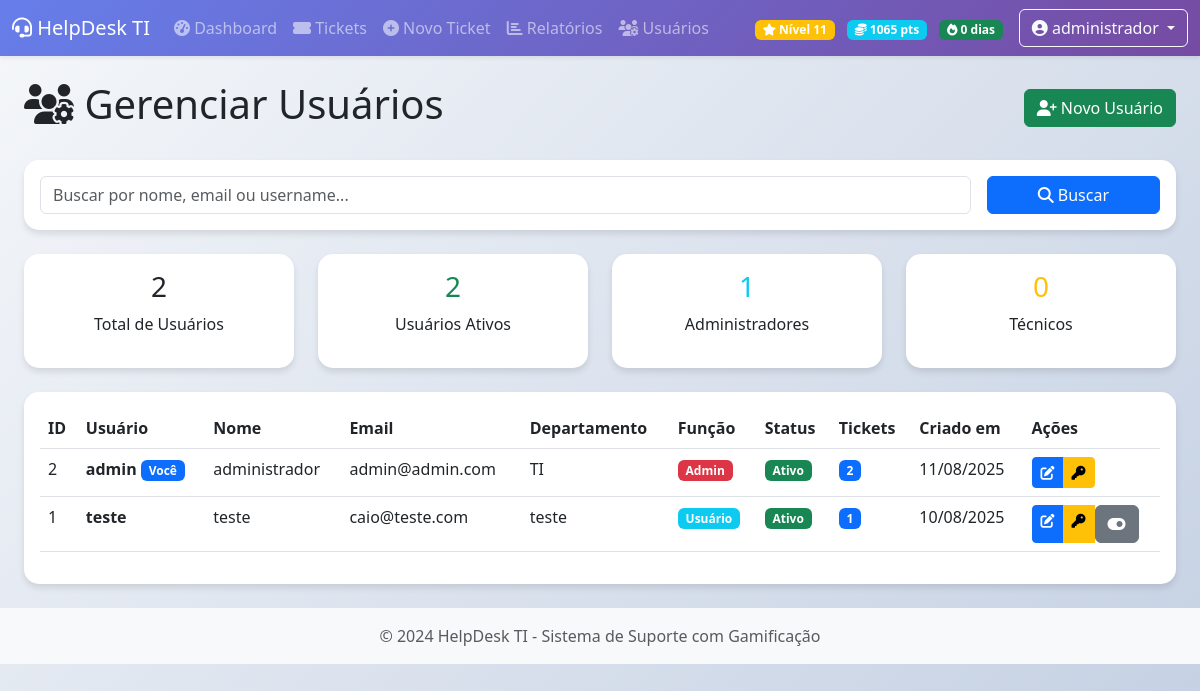
The app's page /admin/users (signed in), older data.
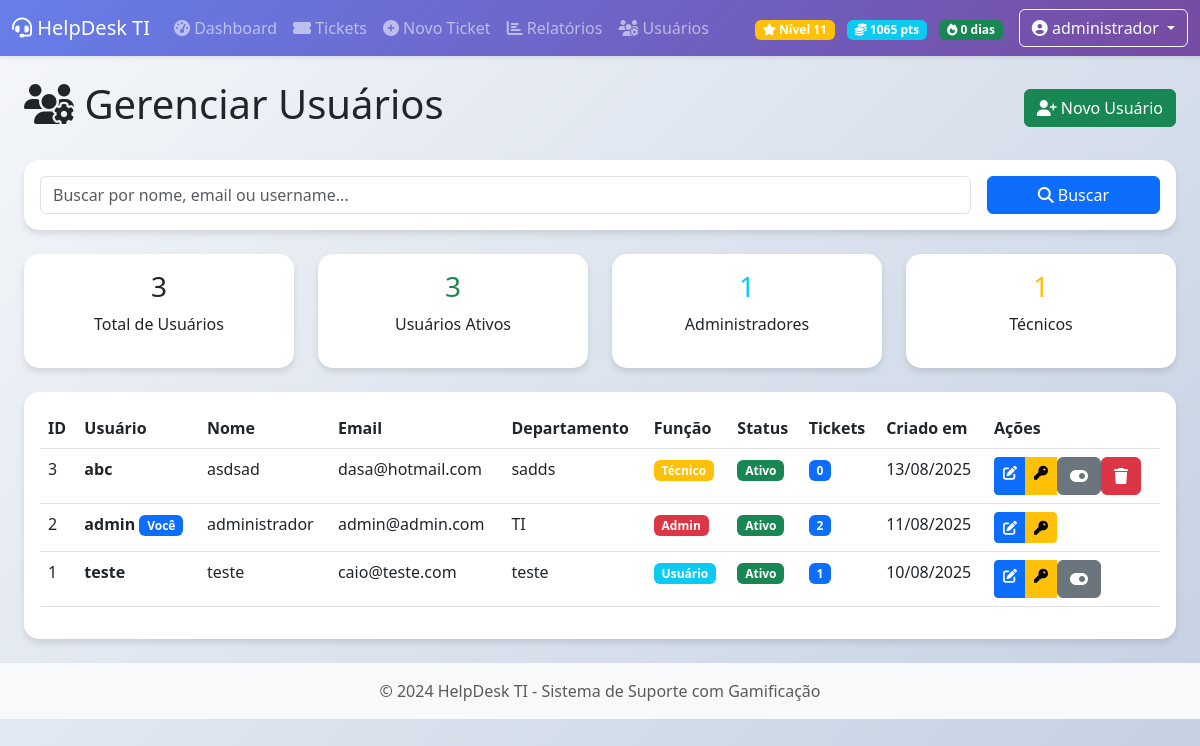
The same page, newer data.
### app.py (models this page shows, shortened)
class User(UserMixin, db.Model):
    id = db.Column(db.Integer, primary_key=True)
    username = db.Column(db.String(80), unique=True, nullable=False)
    email = db.Column(db.String(120), unique=True, nullable=False)
    password_hash = db.Column(db.String(200), nullable=False)
    full_name = db.Column(db.String(200), nullable=False)
    role = db.Column(db.String(50), default='user')  # admin, technician, user
    department = db.Column(db.String(100))
    is_active = db.Column(db.Boolean, default=True)
    created_at = db.Column(db.DateTime, default=datetime.utcnow)
    created_by = db.Column(db.Integer, db.ForeignKey('user.id'))
    last_login = db.Column(db.DateTime)
    points = db.Column(db.Integer, default=0)
    level = db.Column(db.Integer, default=1)
    badges = db.Column(db.Text, default='[]')
    streak_days = db.Column(db.Integer, default=0)
    creator = db.relationship('User', remote_side=[id], backref='created_users')
    @property
    def tickets_count(self):
        return Ticket.query.filter_by(user_id=self.id).count()

### app.py (the view, shortened to what this page needs)
@app.route('/admin/users')
@admin_required
def admin_users():
    page = request.args.get('page', 1, type=int)
    search = request.args.get('search', '')
    query = User.query
    users = query.order_by(User.created_at.desc()).paginate(page=page, per_page=20, error_out=False)
    return render_template('admin/users.html', users=users, search=search)

### app.py (called while the page is built)
def admin_required(f):
    @wraps(f)
    @login_required
    def decorated_function(*args, **kwargs):
        if not current_user.is_authenticated or current_user.role != 'admin':
            flash('Acesso negado. Apenas administradores.', 'danger')
            return redirect(url_for('dashboard'))
        return f(*args, **kwargs)
    return decorated_function

@login_manager.user_loader
def load_user(user_id):
    return User.query.get(int(user_id))

@app.context_processor
def inject_globals():
    return {
        'category_icons': {
            'hardware': 'fa-desktop',
            'software': 'fa-code',
            'network': 'fa-network-wired',
            'printer': 'fa-print',
            'email': 'fa-envelope',
            'access': 'fa-key',
            'other': 'fa-question-circle'
        }
    }

### templates/admin/users.html (shortened to what the changed rows need)
{% extends "base.html" %}
{% block content %}
<div class="container-fluid">
    <div class="d-flex justify-content-between align-items-center mb-4">
        <h1><i class="fas fa-users-cog"></i> Gerenciar Usuários</h1>
    </div>
    <div class="row mb-4">
        <div class="col-md-3">
            <div class="card text-center">
                <div class="card-body">
                    <h3>{{ users.total }}</h3>
                    <p>Total de Usuários</p>
                </div>
            </div>
        </div>
        <div class="col-md-3">
            <div class="card text-center">
                <div class="card-body">
                    <h3 class="text-success">{{ users.items|selectattr('is_active')|list|length }}</h3>
                    <p>Usuários Ativos</p>
                </div>
            </div>
        </div>
        <div class="col-md-3">
            <div class="card text-center">
                <div class="card-body">
                    <h3 class="text-warning">{{ users.items|selectattr('role', 'equalto', 'technician')|list|length }}</h3>
                    <p>Técnicos</p>
                </div>
            </div>
        </div>
    </div>
    <div class="card">
        <div class="card-body">
            <div class="table-responsive">
                <table class="table table-hover">
                    <thead>
                        <tr>
                            <th>ID</th>
                            <th>Usuário</th>
                            <th>Nome</th>
                            <th>Email</th>
                            <th>Departamento</th>
                            <th>Função</th>
                            <th>Status</th>
                            <th>Tickets</th>
                            <th>Criado em</th>
                            <th>Ações</th>
                        </tr>
                    </thead>
                    <tbody>
                        {% for user in users.items %}
                        <tr>
                            <td>{{ user.id }}</td>
                            <td>
                                <strong>{{ user.username }}</strong>
                                {% if user.id == current_user.id %}
                                <span class="badge bg-primary">Você</span>
                                {% endif %}
                            </td>
                            <td>{{ user.full_name }}</td>
                            <td>{{ user.email }}</td>
                            <td>{{ user.department }}</td>
                            <td>
                                {% if user.role == 'admin' %}
                                    <span class="badge bg-danger">Admin</span>
                                {% elif user.role == 'technician' %}
                                    <span class="badge bg-warning">Técnico</span>
                                {% else %}
                                    <span class="badge bg-info">Usuário</span>
                                {% endif %}
                            </td>
                            <td>
                                {% if user.is_active %}
                                    <span class="badge bg-success">Ativo</span>
                                {% else %}
                                    <span class="badge bg-secondary">Inativo</span>
                                {% endif %}
                            </td>
                            <td>
                                <span class="badge bg-primary">{{ user.tickets_count }}</span>
                            </td>
                            <td>{{ user.created_at.strftime('%d/%m/%Y') }}</td>
                            <td>
                                <div class="btn-group btn-group-sm">
                                    <a href="{{ url_for('admin_edit_user', user_id=user.id) }}"
                                       class="btn btn-primary" title="Editar">
                                        <i class="fas fa-edit"></i>
                                    </a>
                                    <a href="{{ url_for('admin_reset_password', user_id=user.id) }}"
                                       class="btn btn-warning" title="Resetar Senha">
                                        <i class="fas fa-key"></i>
                                    </a>
                                    {% if user.id != current_user.id %}
                                    <form method="POST" action="{{ url_for('admin_toggle_user_status', user_id=user.id) }}" style="display: inline;">
                                        <button type="submit" class="btn btn-secondary"
                                                title="{% if user.is_active %}Desativar{% else %}Ativar{% endif %}">
                                            {% if user.is_active %}
                                                <i class="fas fa-toggle-on"></i>
                                            {% else %}
                                                <i class="fas fa-toggle-off"></i>
                                            {% endif %}
                                        </button>
                                    </form>
                                    {% if user.tickets_count == 0 %}
                                    <form method="POST" action="{{ url_for('admin_delete_user', user_id=user.id) }}"
                                          style="display: inline;"
                                          onsubmit="return confirm('Tem certeza que deseja deletar este usuário?');">
                                        <button type="submit" class="btn btn-danger" title="Deletar">
                                            <i class="fas fa-trash"></i>
                                        </button>
                                    </form>
                                    {% endif %}
                                    {% endif %}
                                </div>
                            </td>
                        </tr>
                        {% endfor %}
                    </tbody>
                </table>
            </div>
        </div>
    </div>
</div>
{% endblock %}

### templates/base.html (shortened to what this page needs)
<!DOCTYPE html>
<html lang="pt-BR">
<head>
    <link href="https://cdn.jsdelivr.net/npm/bootstrap@5.3.0/dist/css/bootstrap.min.css" rel="stylesheet">
    <link rel="stylesheet" href="https://cdnjs.cloudflare.com/ajax/libs/font-awesome/6.4.0/css/all.min.css">
    <link rel="stylesheet" href="{{ url_for('static', filename='css/style.css') }}">
</head>
<body>
    <nav class="navbar navbar-expand-lg navbar-dark bg-gradient-primary shadow-sm">
        <div class="container-fluid">
            <a class="navbar-brand" href="{{ url_for('dashboard') }}">
                <i class="fas fa-headset"></i> HelpDesk TI
            </a>
            {% if current_user.is_authenticated %}
            <div class="collapse navbar-collapse" id="navbarNav">
                <ul class="navbar-nav me-auto">
                    <li class="nav-item">
                        <a class="nav-link" href="{{ url_for('dashboard') }}">
                            <i class="fas fa-tachometer-alt"></i> Dashboard
                        </a>
                    </li>
                    <li class="nav-item">
                        <a class="nav-link" href="{{ url_for('tickets_list') }}">
                            <i class="fas fa-ticket-alt"></i> Tickets
                        </a>
                    </li>
                    <li class="nav-item">
                        <a class="nav-link" href="{{ url_for('new_ticket') }}">
                            <i class="fas fa-plus-circle"></i> Novo Ticket
                        </a>
                    </li>
                    {% if current_user.role in ['technician', 'admin'] %}
                    <li class="nav-item">
                        <a class="nav-link" href="{{ url_for('reports') }}">
                            <i class="fas fa-chart-bar"></i> Relatórios
                        </a>
                    </li>
                    {% endif %}
                    {% if current_user.role == 'admin' %}
                    <li class="nav-item">
                        <a class="nav-link" href="{{ url_for('admin_users') }}">
                            <i class="fas fa-users-cog"></i> Usuários
                        </a>
                    </li>
                    {% endif %}
                </ul>
                <div class="d-flex align-items-center">
                    {% if current_user.role in ['admin', 'technician'] %}
                    <div class="me-3 text-white">
                        <span class="badge bg-warning me-2">
                            <i class="fas fa-star"></i> Nível {{ current_user.level or 1 }}
                        </span>
                        <span class="badge bg-info me-2">
                            <i class="fas fa-coins"></i> {{ current_user.points or 0 }} pts
                        </span>
                        <span class="badge bg-success">
                            <i class="fas fa-fire"></i> {{ current_user.streak_days or 0 }} dias
                        </span>
                    </div>
                    {% endif %}
                    <div class="dropdown">
                        <button class="btn btn-outline-light dropdown-toggle" type="button" data-bs-toggle="dropdown">
                            <i class="fas fa-user-circle"></i> {{ current_user.full_name }}
                        </button>
                    </div>
                </div>
            </div>
            {% endif %}
        </div>
    </nav>
    <main class="container-fluid py-4">
        {% block content %}{% endblock %}
    </main>
    <footer class="footer mt-auto py-3 bg-light">
        <div class="container text-center">
            <span class="text-muted">© 2024 HelpDesk TI - Sistema de Suporte com Gamificação</span>
        </div>
    </footer>
</body>
</html>

Row changes from the older to the newer data that the page shows:
added User: id "3", username "abc", full_name "asdsad", email "dasa@hotmail.com", department "sadds", role "Técnico", is_active "Ativo", tickets_count "0", created_at "13/08/2025"
Text that changed along with them:
{{ users.total }}: "2" → "3"
{{ users.items|selectattr('is_active')|list|length }}: "2" → "3"
{{ users.items|selectattr('role', 'equalto', 'technician')|list|length }}: "0" → "1"
